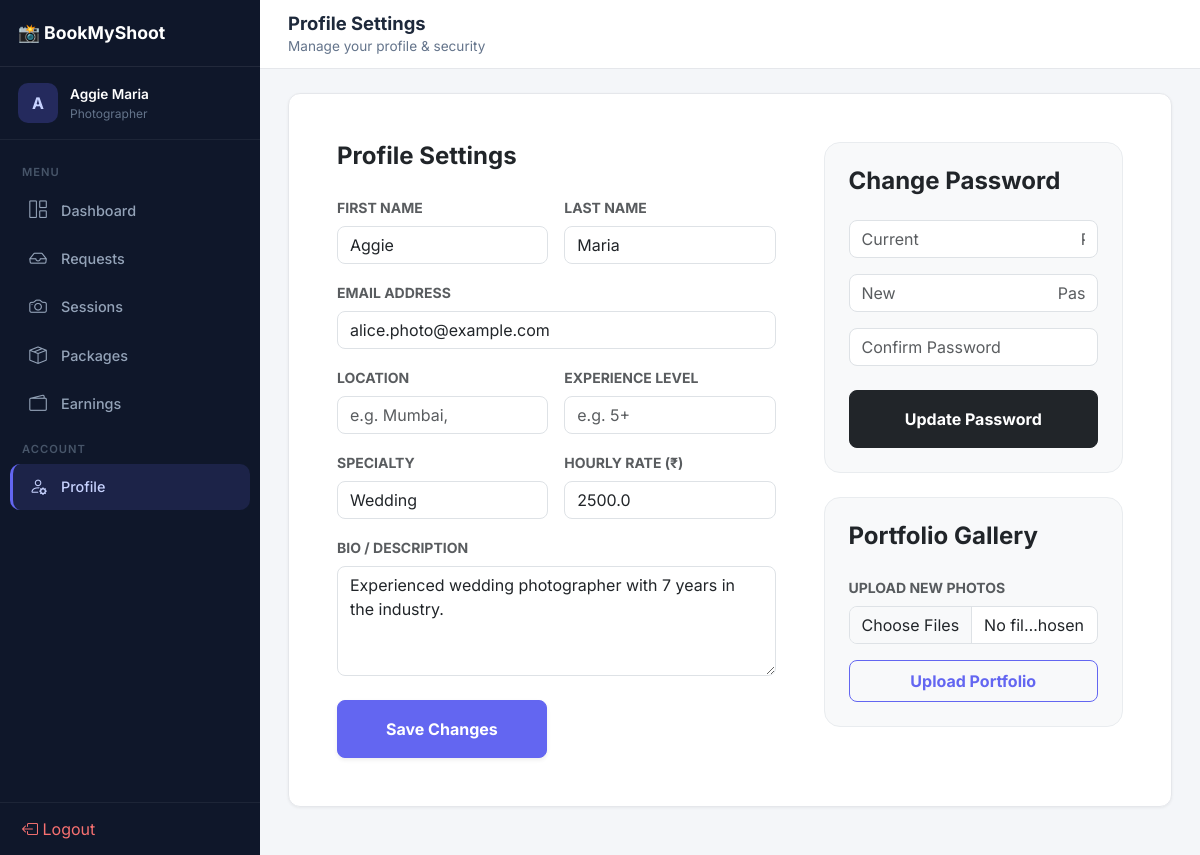
The app's page /photographer/profile (signed in) with its own data.
### backend/models.py (models this page shows, shortened)
class User(db.Model, UserMixin):
    __tablename__ = 'users'
    id = db.Column(db.Integer, primary_key=True)
    first_name = db.Column(db.String(100), nullable=False)
    last_name = db.Column(db.String(100), nullable=False)
    email = db.Column(db.String(120), unique=True, nullable=False, index=True)
    phone = db.Column(db.String(20), nullable=True)
    user_type = db.Column(db.String(20), nullable=False, default='customer')
    password_hash = db.Column(db.String(255), nullable=False)
    profile_image = db.Column(db.String(255), nullable=True)
    is_active = db.Column(db.Boolean, default=True)
    created_at = db.Column(db.DateTime, default=datetime.utcnow)
    updated_at = db.Column(db.DateTime, default=datetime.utcnow, onupdate=datetime.utcnow)
    bookings = db.relationship('Booking', backref='customer', lazy=True, foreign_keys='Booking.customer_id',
                               cascade='all, delete-orphan')
    notifications = db.relationship('Notification', backref='user', lazy=True, cascade='all, delete-orphan')
    activities = db.relationship('ActivityLog', backref='user', lazy=True, cascade='all, delete-orphan')

class Photographer(db.Model):
    __tablename__ = 'photographers'
    id = db.Column(db.Integer, primary_key=True)
    user_id = db.Column(db.Integer, db.ForeignKey('users.id'), nullable=False)
    specialty = db.Column(db.String(100), nullable=True)  # wedding, portrait, event, etc.
    hourly_rate = db.Column(db.Float, default=0)
    experience = db.Column(db.String(50), nullable=True)  # e.g., '5+ years'
    bio = db.Column(db.Text, nullable=True)
    location = db.Column(db.String(255), nullable=True)  # City/location for search
    is_available = db.Column(db.Boolean, default=True)
    created_at = db.Column(db.DateTime, default=datetime.utcnow)
    user = db.relationship('User', backref='photographer_profile')
    bookings = db.relationship('Booking', backref='photographer', lazy=True, cascade='all, delete-orphan')
    packages = db.relationship('Package', backref='photographer', lazy=True, cascade='all, delete-orphan')
    portfolio = db.relationship('PortfolioItem', backref='photographer', lazy=True, cascade='all, delete-orphan')

### backend/photographer/routes.py (the view, shortened to what this page needs)
@photographer_bp.route('/profile', methods=['GET', 'POST'])
@photographer_required
def profile():
    profile_form = PhotographerProfileForm(obj=current_user)
    photographer = Photographer.query.filter_by(user_id=current_user.id).first()
    if photographer:
        if request.method == 'GET':
            profile_form.experience.data = photographer.experience
            profile_form.location.data = photographer.location
            profile_form.bio.data = photographer.bio
            profile_form.specialty.data = photographer.specialty
            profile_form.hourly_rate.data = photographer.hourly_rate
    password_form = ChangePasswordForm()
    return render_template('photographer/profile.html', profile_form=profile_form, password_form=password_form)

### backend/photographer/templates/photographer/profile.html (shortened to what this page needs)
{% extends "base.html" %}
{% block content %}
<div class="topbar">
    <div>
        <h1>Profile Settings</h1>
        <div class="breadcrumb">Manage your profile & security</div>
    </div>
</div>
<div class="page-content fade-in">
<div class="row justify-content-center">
    <div class="col-lg-12">
        <div class="card overflow-hidden mb-4">
            <div class="p-5">
                <div class="row g-5">
                    <div class="col-md-7">
                        <h4 class="fw-bold mb-4">Profile Settings</h4>
                        <form action="{{ url_for('photographer.profile') }}" method="POST">
                            <div class="row g-3">
                                <div class="col-md-6">
                                    <label class="form-label fw-bold small text-muted text-uppercase">First Name</label>
                                    {{ profile_form.first_name(class="form-control rounded-3") }}
                                </div>
                                <div class="col-md-6">
                                    <label class="form-label fw-bold small text-muted text-uppercase">Last Name</label>
                                    {{ profile_form.last_name(class="form-control rounded-3") }}
                                </div>
                                <div class="col-md-12">
                                    <label class="form-label fw-bold small text-muted text-uppercase">Email
                                        Address</label>
                                    {{ profile_form.email(class="form-control rounded-3") }}
                                </div>
                                <div class="col-md-6">
                                    <label class="form-label fw-bold small text-muted text-uppercase">Location</label>
                                    {{ profile_form.location(class="form-control rounded-3", placeholder="e.g. Mumbai,
                                    India") }}
                                </div>
                                <div class="col-md-6">
                                    <label class="form-label fw-bold small text-muted text-uppercase">Experience
                                        Level</label>
                                    {{ profile_form.experience(class="form-control rounded-3", placeholder="e.g. 5+
                                    years") }}
                                </div>
                                <div class="col-md-6">
                                    <label class="form-label fw-bold small text-muted text-uppercase">Specialty</label>
                                    {{ profile_form.specialty(class="form-control rounded-3", placeholder="e.g.
                                    Wedding") }}
                                </div>
                                <div class="col-md-6">
                                    <label class="form-label fw-bold small text-muted text-uppercase">Hourly Rate
                                        (₹)</label>
                                    {{ profile_form.hourly_rate(class="form-control rounded-3") }}
                                </div>
                                <div class="col-12">
                                    <label class="form-label fw-bold small text-muted text-uppercase">Bio /
                                        Description</label>
                                    {{ profile_form.bio(class="form-control rounded-3", rows="4") }}
                                </div>
                                <div class="col-12 mt-4">
                                    <button type="submit"
                                        class="btn btn-primary px-5 py-3 fw-bold rounded-3 shadow-sm">Save
                                        Changes</button>
                                </div>
                            </div>
                        </form>
                    </div>
                    <div class="col-md-5">
                        <div class="bg-light p-4 rounded-4 border border-light-subtle mb-4">
                            <h4 class="fw-bold mb-4">Change Password</h4>
                            <form action="{{ url_for('photographer.profile') }}" method="POST">
                                <div class="mb-3">
                                    {{ password_form.old_password(class="form-control rounded-3", placeholder="Current
                                    Password") }}
                                </div>
                                <div class="mb-3">
                                    {{ password_form.new_password(class="form-control rounded-3", placeholder="New
                                    Password") }}
                                </div>
                                <div class="mb-4">
                                    {{ password_form.confirm_password(class="form-control rounded-3",
                                    placeholder="Confirm Password") }}
                                </div>
                                <button type="submit" class="btn btn-dark w-100 py-3 fw-bold rounded-3">Update
                                    Password</button>
                            </form>
                        </div>
                        <div class="bg-light p-4 rounded-4 border border-light-subtle">
                            <h4 class="fw-bold mb-4">Portfolio Gallery</h4>
                            <form action="{{ url_for('photographer.upload_portfolio') }}" method="POST"
                                enctype="multipart/form-data">
                                <div class="mb-3">
                                    <label class="form-label fw-bold small text-muted text-uppercase">Upload New
                                        Photos</label>
                                    <input type="file" name="photos" class="form-control rounded-3" multiple
                                        accept="image/*">
                                </div>
                                <button type="submit"
                                    class="btn btn-outline-primary w-100 py-2 fw-bold rounded-3">Upload
                                    Portfolio</button>
                            </form>
                        </div>
                    </div>
                </div>
            </div>
        </div>
    </div>
</div>
</div>
{% endblock %}

### backend/templates/base.html (shortened to what this page needs)
<!DOCTYPE html>
<html lang="en">
<head>
    <link href="https://cdn.jsdelivr.net/npm/bootstrap@5.3.0/dist/css/bootstrap.min.css" rel="stylesheet">
    <link rel="stylesheet" href="https://cdn.jsdelivr.net/npm/bootstrap-icons@1.11.0/font/bootstrap-icons.css">
    <link rel="stylesheet" href="https://cdnjs.cloudflare.com/ajax/libs/animate.css/4.1.1/animate.min.css" />
</head>
<body>
    {% if not hide_sidebar and current_user.is_authenticated %}
    <aside class="sidebar" id="sidebar">
        <div class="sidebar-brand">📸 BookMyShoot</div>
        <div class="sidebar-user">
            <div class="avatar">{{ current_user.first_name[0]|upper }}</div>
            <div class="info">
                <div class="name">{{ current_user.first_name }} {{ current_user.last_name }}</div>
                <div class="role">{{ current_user.user_type }}</div>
            </div>
        </div>
        <nav class="sidebar-nav">
            <div class="nav-section">Menu</div>
            {% if current_user.user_type == 'admin' %}
            <a href="{{ url_for('admin.dashboard') }}" class="{{ 'active' if request.endpoint == 'admin.dashboard' }}"><i class="bi bi-grid-1x2"></i> Dashboard</a>
            <a href="{{ url_for('admin.users') }}" class="{{ 'active' if request.endpoint == 'admin.users' }}"><i class="bi bi-people"></i> Users</a>
            <a href="{{ url_for('admin.bookings') }}" class="{{ 'active' if request.endpoint == 'admin.bookings' }}"><i class="bi bi-calendar-check"></i> Bookings</a>
            <a href="{{ url_for('admin.categories') }}" class="{{ 'active' if request.endpoint == 'admin.categories' }}"><i class="bi bi-tags"></i> Categories</a>
            <a href="{{ url_for('admin.packages') }}" class="{{ 'active' if request.endpoint == 'admin.packages' }}"><i class="bi bi-box-seam"></i> Packages</a>
            <div class="nav-section">Account</div>
            <a href="{{ url_for('admin.profile') }}" class="{{ 'active' if request.endpoint == 'admin.profile' }}"><i class="bi bi-person-gear"></i> Profile</a>
            {% elif current_user.user_type == 'photographer' %}
            <a href="{{ url_for('photographer.dashboard') }}" class="{{ 'active' if request.endpoint == 'photographer.dashboard' }}"><i class="bi bi-grid-1x2"></i> Dashboard</a>
            <a href="{{ url_for('photographer.incoming_requests') }}" class="{{ 'active' if request.endpoint == 'photographer.incoming_requests' }}"><i class="bi bi-inbox"></i> Requests</a>
            <a href="{{ url_for('photographer.accepted_sessions') }}" class="{{ 'active' if request.endpoint == 'photographer.accepted_sessions' }}"><i class="bi bi-camera"></i> Sessions</a>
            <a href="{{ url_for('photographer.manage_packages') }}" class="{{ 'active' if request.endpoint == 'photographer.manage_packages' }}"><i class="bi bi-box-seam"></i> Packages</a>
            <a href="{{ url_for('photographer.earnings') }}" class="{{ 'active' if request.endpoint == 'photographer.earnings' }}"><i class="bi bi-wallet2"></i> Earnings</a>
            <div class="nav-section">Account</div>
            <a href="{{ url_for('photographer.profile') }}" class="{{ 'active' if request.endpoint == 'photographer.profile' }}"><i class="bi bi-person-gear"></i> Profile</a>
            {% endif %}
        </nav>
        <div class="sidebar-footer">
            <a href="{{ url_for('logout') }}" class="sidebar-nav a"><i class="bi bi-box-arrow-left"></i> Logout</a>
        </div>
    </aside>
    {% endif %}
    <main class="{% if not hide_sidebar and current_user.is_authenticated %}main-content{% else %}{% block main_class %}container py-5{% endblock %}{% endif %}">
        {% block content %}{% endblock %}
    </main>
</body>
</html>

### records on screen
User: first_name "A", first_name "Aggie", last_name "Maria", user_type "Photographer", email "alice.photo@example.com"
Photographer: specialty "Wedding", hourly_rate "2500.0", bio "Experienced wedding photographer with 7 years in the industry."
